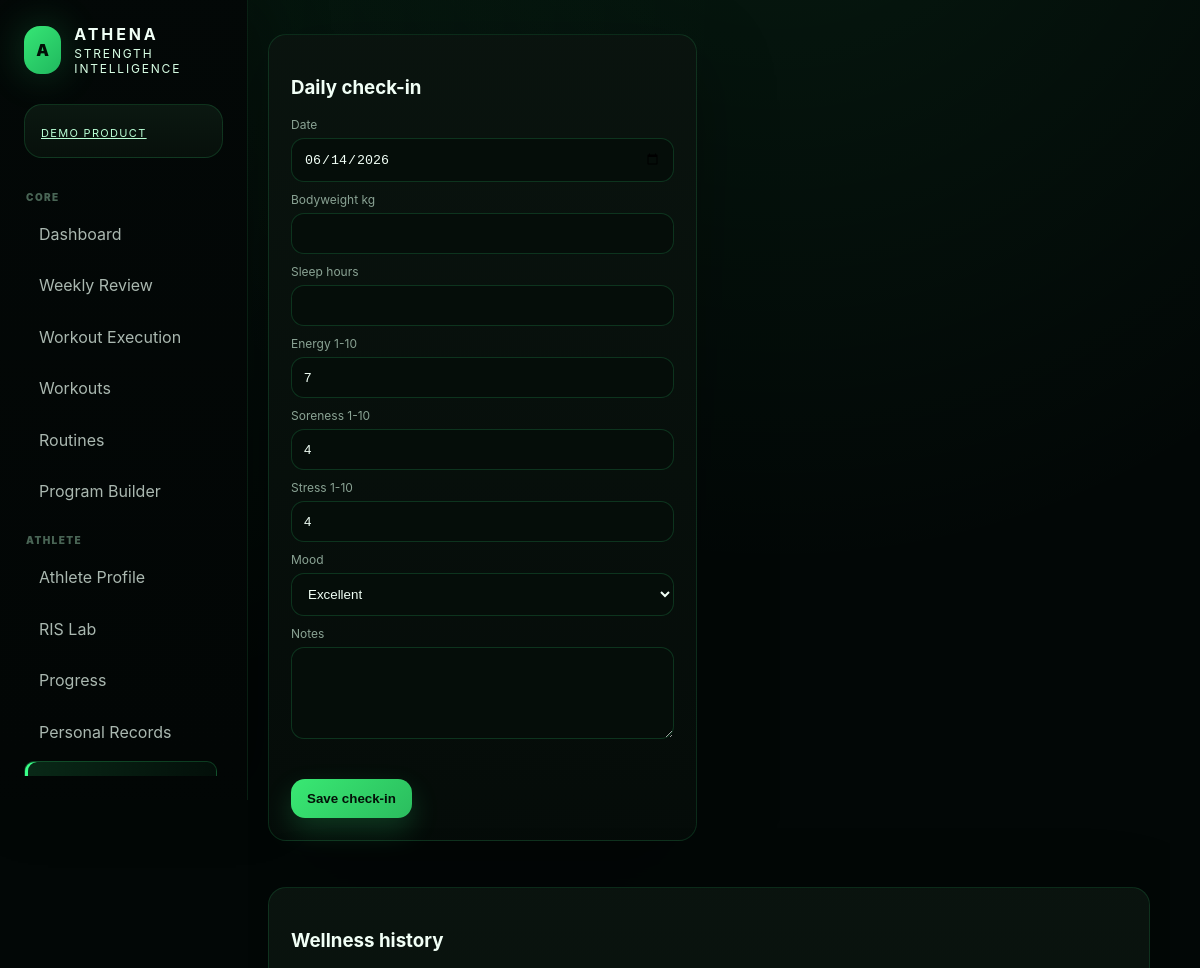
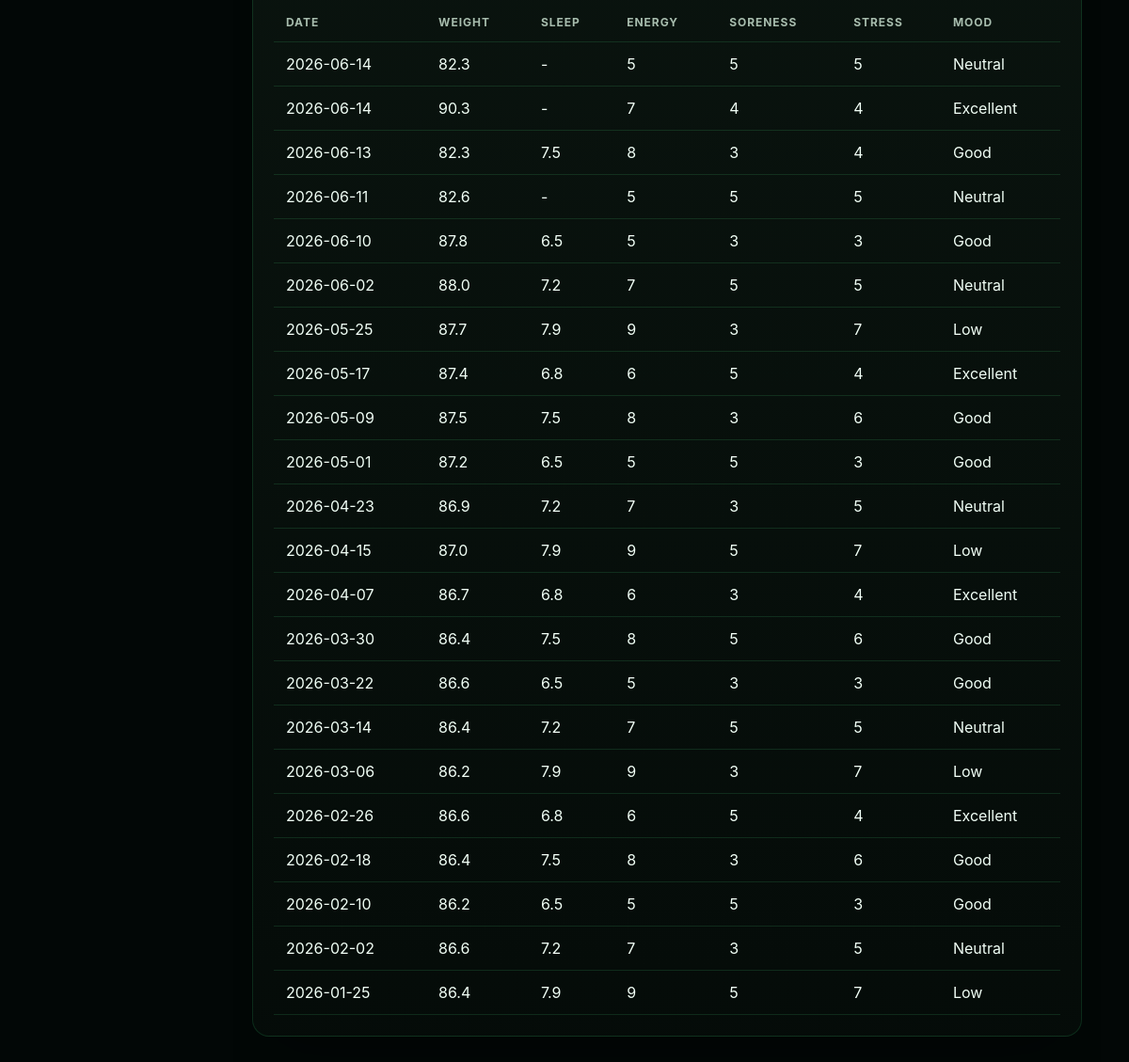
Screenshot of /wellness with the database file from the repository (2 pictures, top to bottom).
### tables this page shows
CREATE TABLE wellness(
            id INTEGER PRIMARY KEY AUTOINCREMENT,
            date TEXT NOT NULL,
            bodyweight REAL,
            sleep_hours REAL,
            energy INTEGER,
            soreness INTEGER,
            stress INTEGER,
            mood TEXT,
            notes TEXT
        );

### app.py (the view, shortened to what this page needs)
@app.route('/wellness', methods=['GET','POST'])
def wellness():
    return render_template('wellness.html', rows=q('SELECT * FROM wellness ORDER BY date DESC'))

### app.py (called while the page is built)
def db():
    conn = sqlite3.connect(DB_PATH)
    conn.row_factory = sqlite3.Row
    return conn

def q(sql, params=(), one=False, commit=False):
    with db() as conn:
        cur = conn.execute(sql, params)
        if commit:
            conn.commit()
        return (cur.fetchone() if one else cur.fetchall())

@app.context_processor
def inject():
    return dict(MUSCLES=MUSCLES, MOODS=MOODS, SEXES=SEXES, DIFFICULTY=DIFFICULTY, EXERCISE_TYPES=EXERCISE_TYPES, today=datetime.date.today().isoformat())

@app.context_processor
def athena_v116_context():
    return dict(
        athlete_rank_from_xp=athlete_rank_from_xp,
        streak_system_v2=streak_system_v2,
        profile_completion_score=profile_completion_score,
        skill_tree_view_data=skill_tree_view_data,
        featured_achievements=featured_achievements,
        upcoming_goals_data=upcoming_goals_data,
        smart_training_suggestion_v2=smart_training_suggestion_v2,
        dashboard_mission_v2=dashboard_mission_v2,
    )

### templates/wellness.html
{% extends 'base.html' %}{% block title %}Readiness & Bodyweight{% endblock %}{% block content %}<div class="grid cols-3"><div class="card"><h3>Daily check-in</h3><form method="post"><label>Date</label><input name="date" type="date" value="{{today}}"><label>Bodyweight kg</label><input name="bodyweight" type="number" step="0.1"><label>Sleep hours</label><input name="sleep_hours" type="number" step="0.1"><label>Energy 1-10</label><input name="energy" type="number" min="1" max="10" value="7"><label>Soreness 1-10</label><input name="soreness" type="number" min="1" max="10" value="4"><label>Stress 1-10</label><input name="stress" type="number" min="1" max="10" value="4"><label>Mood</label><select name="mood">{% for m in MOODS %}<option>{{m}}</option>{% endfor %}</select><label>Notes</label><textarea name="notes"></textarea><br><br><button class="primary">Save check-in</button></form></div><div class="card" style="grid-column:span 2"><h3>Wellness history</h3><table><tr><th>Date</th><th>Weight</th><th>Sleep</th><th>Energy</th><th>Soreness</th><th>Stress</th><th>Mood</th></tr>{% for r in rows %}<tr><td>{{r.date}}</td><td>{{r.bodyweight or '-'}}</td><td>{{r.sleep_hours or '-'}}</td><td>{{r.energy}}</td><td>{{r.soreness}}</td><td>{{r.stress}}</td><td>{{r.mood}}</td></tr>{% endfor %}</table></div></div>{% endblock %}

### rows the page displays
wellness: date "2026-06-14", bodyweight "82.3", sleep_hours "-", energy "5", soreness "5", stress "5", mood "Neutral"
wellness: date "2026-06-14", bodyweight "90.3", sleep_hours "-", energy "7", soreness "4", stress "4", mood "Excellent"
wellness: date "2026-06-13", bodyweight "82.3", sleep_hours "7.5", energy "8", soreness "3", stress "4", mood "Good"
wellness: date "2026-06-11", bodyweight "82.6", sleep_hours "-", energy "5", soreness "5", stress "5", mood "Neutral"
wellness: date "2026-06-10", bodyweight "87.8", sleep_hours "6.5", energy "5", soreness "3", stress "3", mood "Good"
wellness: date "2026-06-02", bodyweight "88.0", sleep_hours "7.2", energy "7", soreness "5", stress "5", mood "Neutral"
wellness: date "2026-05-25", bodyweight "87.7", sleep_hours "7.9", energy "9", soreness "3", stress "7", mood "Low"
wellness: date "2026-05-17", bodyweight "87.4", sleep_hours "6.8", energy "6", soreness "5", stress "4", mood "Excellent"
wellness: date "2026-05-09", bodyweight "87.5", sleep_hours "7.5", energy "8", soreness "3", stress "6", mood "Good"
wellness: date "2026-05-01", bodyweight "87.2", sleep_hours "6.5", energy "5", soreness "5", stress "3", mood "Good"
wellness: date "2026-04-23", bodyweight "86.9", sleep_hours "7.2", energy "7", soreness "3", stress "5", mood "Neutral"
wellness: date "2026-04-15", bodyweight "87.0", sleep_hours "7.9", energy "9", soreness "5", stress "7", mood "Low"
wellness: date "2026-04-07", bodyweight "86.7", sleep_hours "6.8", energy "6", soreness "3", stress "4", mood "Excellent"
wellness: date "2026-03-30", bodyweight "86.4", sleep_hours "7.5", energy "8", soreness "5", stress "6", mood "Good"
wellness: date "2026-03-22", bodyweight "86.6", sleep_hours "6.5", energy "5", soreness "3", stress "3", mood "Good"
wellness: date "2026-03-14", bodyweight "86.4", sleep_hours "7.2", energy "7", soreness "5", stress "5", mood "Neutral"
wellness: date "2026-03-06", bodyweight "86.2", sleep_hours "7.9", energy "9", soreness "3", stress "7", mood "Low"
wellness: date "2026-02-26", bodyweight "86.6", sleep_hours "6.8", energy "6", soreness "5", stress "4", mood "Excellent"
wellness: date "2026-02-18", bodyweight "86.4", sleep_hours "7.5", energy "8", soreness "3", stress "6", mood "Good"
wellness: date "2026-02-10", bodyweight "86.2", sleep_hours "6.5", energy "5", soreness "5", stress "3", mood "Good"
wellness: date "2026-02-02", bodyweight "86.6", sleep_hours "7.2", energy "7", soreness "3", stress "5", mood "Neutral"
wellness: date "2026-01-25", bodyweight "86.4", sleep_hours "7.9", energy "9", soreness "5", stress "7", mood "Low"

### other values shown
form field mood "Excellent"
